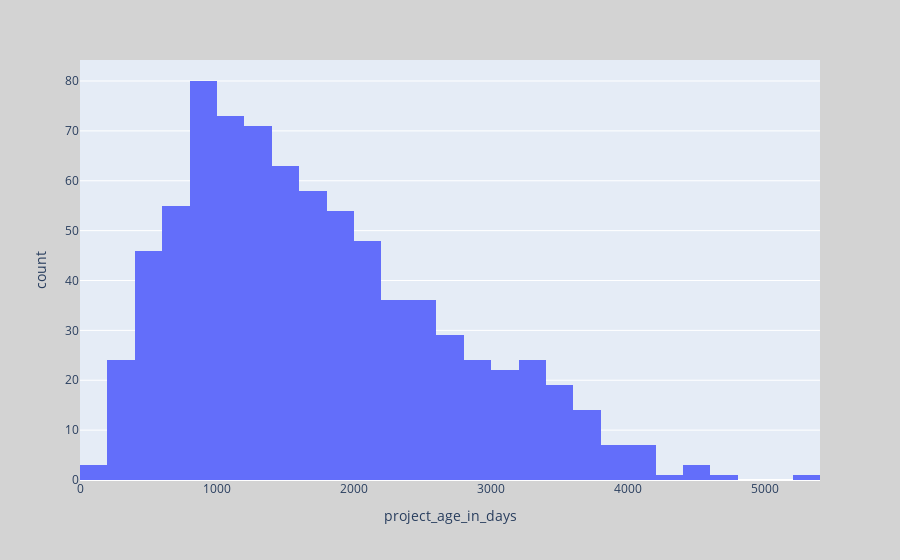

The notebook cell saved with this chart:
### Code cell
fig = px.histogram(df, x="project_age_in_days",nbins=50)
fig.update_layout(
    paper_bgcolor="lightgray",
)
fig.show()

### Figure 1 — Plotly figure (JSON) as saved in the notebook; plotly's stock layout.template omitted (floating-point values rounded to 4 significant figures; data arrays with more than 128 entries replaced by an {"elided": "..."} marker saying what was removed)
{"data": [{"alignmentgroup": "True", "bingroup": "x", "hovertemplate": "project_age_in_days=%{x}<br>count=%{y}<extra></extra>", "legendgroup": "", "marker": {"color": "#636efa", "pattern": {"shape": ""}}, "name": "", "nbinsx": 50, "offsetgroup": "", "orientation": "v", "showlegend": false, "type": "histogram", "x": {"elided": "799 int values"}, "xaxis": "x", "yaxis": "y"}], "layout": {"barmode": "relative", "legend": {"tracegroupgap": 0}, "margin": {"t": 60}, "paper_bgcolor": "lightgray", "xaxis": {"anchor": "y", "domain": [0, 1], "title": {"text": "project_age_in_days"}}, "yaxis": {"anchor": "x", "domain": [0, 1], "title": {"text": "count"}}}}
